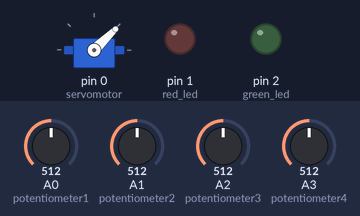
Recording of a sketch running on a simulated Arduino Uno, built with avr-gcc and run on an emulated ATmega328P. Shown: servo, output pins drawn as LEDs (lit = HIGH). The inputs (shaded band) are chosen by the test bench; at power-on: A0 (potentiometer1) = 512, A1 (potentiometer2) = 512, A2 (potentiometer3) = 512, A3 (potentiometer4) = 512.

Above: at 1.2 s.
1.3 s: A0 (potentiometer1) set to 306
At 5.0 s:
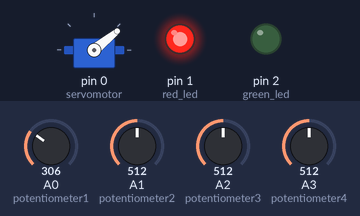
5.5 s: A1 (potentiometer2) set to 716
At 8.4 s:
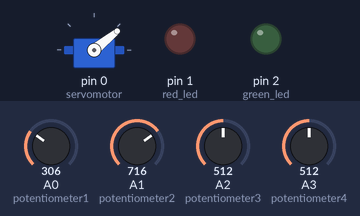
9.9 s: A2 (potentiometer3) set to 716
At 14.0 s:
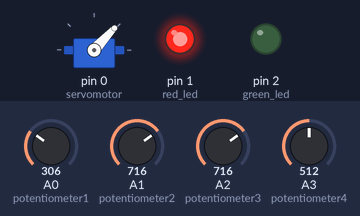
14.3 s: A0 (potentiometer1) set to 992
At 18.3 s:
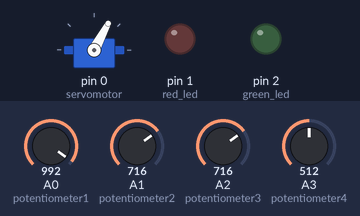
18.7 s: A3 (potentiometer4) set to 716
At 22.7 s:
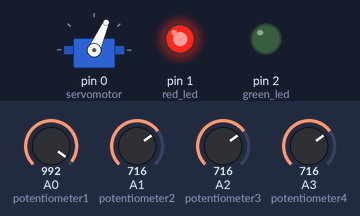
Timing chart, 0 to 24.1 s (numbered marks = the images above; inputs shaded):
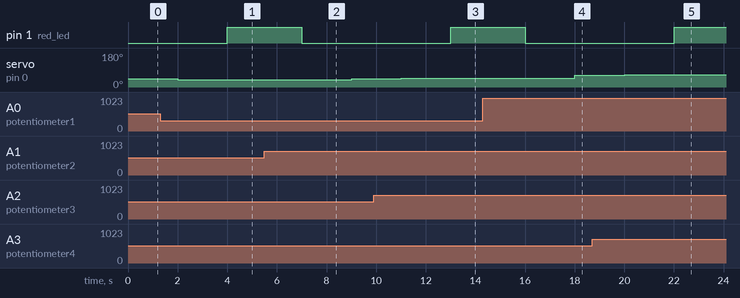

Measured:
- after the input at 1.3 s, servo on pin 0 (servomotor): 44° → 39° after 0.70 s
- after the input at 5.5 s, pin 1 (red_led): goes on until 7.0 s, then stays LOW; servo on pin 0 (servomotor): 39° → 43° after 3.5 s
- after the input at 9.9 s, servo on pin 0 (servomotor): 43° → 47° after 1.1 s
- after the input at 14.3 s, pin 1 (red_led): goes on until 16.0 s, then stays LOW; servo on pin 0 (servomotor): 47° → 62° after 3.7 s
- after the input at 18.7 s, servo on pin 0 (servomotor): 62° → 66° after 1.3 s

The sketch:

main.ino
```cpp
/*
Password is 4 digits long and contains digits from 0 to 6.
Set potentiometers in correct position(like in a safe).
If all potentiometers are in correct position green led lights.
If not - red led lights and bell rings.
Additionally, the servomotor tilts acordingly with the
position of all potentiometers from 0 to 90 degrees
*/

// library to support servo motors
#include <Servo.h>

// definition of four potentiometers and two LEDs
#define potentiometer1 A0
#define potentiometer2 A1
#define potentiometer3 A2
#define potentiometer4 A3
#define red_led 1
#define green_led 2

// Servo object
Servo servomotor;

void setup()
{
  // pins setup
  pinMode(1, OUTPUT);
  pinMode(2, OUTPUT);
  servomotor.attach(0);
 }

  // variables initialization
  int s_motor_rotation;
  int read1, read2, read3, read4;
  int map1, map2, map3, map4;
  int status, controll_sum;

  // password setup
  int pas1 = 1;
  int pas2 = 2;
  int pas3 = 3;
  int pas4 = 4;


void loop()
{
  //controll sum is read from all summed potentiometers
  controll_sum = analogRead(potentiometer1) + analogRead(potentiometer2)
               + analogRead(potentiometer3) + analogRead(potentiometer4);

  /* readings from the potentiometers mapped from 0 - 1023
   to 0 - 22.5 degres. Servo max rotation should be 90 degrees*/
  map1 = map(analogRead(potentiometer1), 0, 1023, 0, 22.5);
  map2 = map(analogRead(potentiometer2), 0, 1023, 0, 22.5);
  map3 = map(analogRead(potentiometer3), 0, 1023, 0, 22.5);
  map4 = map(analogRead(potentiometer4), 0, 1023, 0, 22.5);

  // rotation of servo is summ of all potentimeters
  s_motor_rotation = map1 + map2 + map3 + map4;

  // servo rotation
  servomotor.write(s_motor_rotation);

   /* readings from the potentiometers mapped from 0 - 1023
   to 0 - 6. Password contains four digits from 0 - 6 */
  map1 = map(analogRead(potentiometer1), 0, 1023, 0, 6);
  map2 = map(analogRead(potentiometer2), 0, 1023, 0, 6);
  map3 = map(analogRead(potentiometer3), 0, 1023, 0, 6);
  map4 = map(analogRead(potentiometer4), 0, 1023, 0, 6);

  // check if the potentiometers have been moved
  if (status == controll_sum)
  {
    // if password correct green led light for 3s.
    if (map1 == pas1 && map2 == pas2 &&
        map3 == pas3 && map4 == pas4)
    {
      digitalWrite(green_led, HIGH);
      delay(3000);
      digitalWrite(green_led, LOW);
    }
    //if password incorrect red led light and bell ring for 3s.
    else {digitalWrite(red_led, HIGH);}
    delay(3000);
    digitalWrite(red_led, LOW);
  }

  //check if potentiometers wasn't moved
  status = controll_sum;
  delay(2000);
}
```
